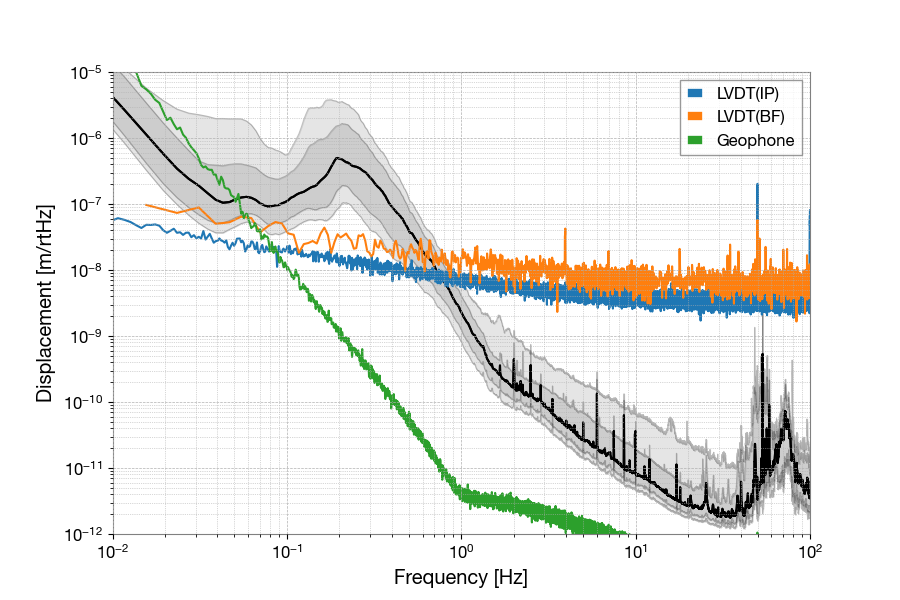

Python code for this plot:
import numpy as np
import matplotlib.pyplot as plt

from SuspensionModel.noise.typeA import geophone,lvdt
from SuspensionModel.noise import seismicnoise

# compare lvdt and geophone and seismicnoise
seis_99 = seismicnoise(unit='m',percentile='99',axis='hor')
seis_90 = seismicnoise(unit='m',percentile='90',axis='hor')
seis_01 = seismicnoise(unit='m',percentile='1' ,axis='hor')
seis_50 = seismicnoise(unit='m',percentile='50',axis='hor')
seis_10 = seismicnoise(unit='m',percentile='10',axis='hor')
lvdt_ip = lvdt('IPL')
lvdt_bf = lvdt('BFL')
geo = geophone(unit='m')

fig,ax = plt.subplots(1,1,figsize=(9,6))
ax.plot_mmm(seis_50,seis_01,seis_99,color='k',alpha=0.1)
ax.plot_mmm(seis_50,seis_10,seis_90,color='k')
ax.loglog(lvdt_ip,label='LVDT(IP)')
ax.loglog(lvdt_bf,label='LVDT(BF)')
ax.loglog(geo,label='Geophone')
ax.set_ylabel('Displacement [m/rtHz]')
ax.set_ylim(1e-12,1e-5)
ax.set_xlim(1e-2,1e2)
ax.grid(which='major',linestyle='--')
ax.grid(which='minor',linestyle=':')
ax.legend()
ax.set_xlabel('Frequency [Hz]')
plt.savefig('noise_lvdt_acc.png')
plt.close()
